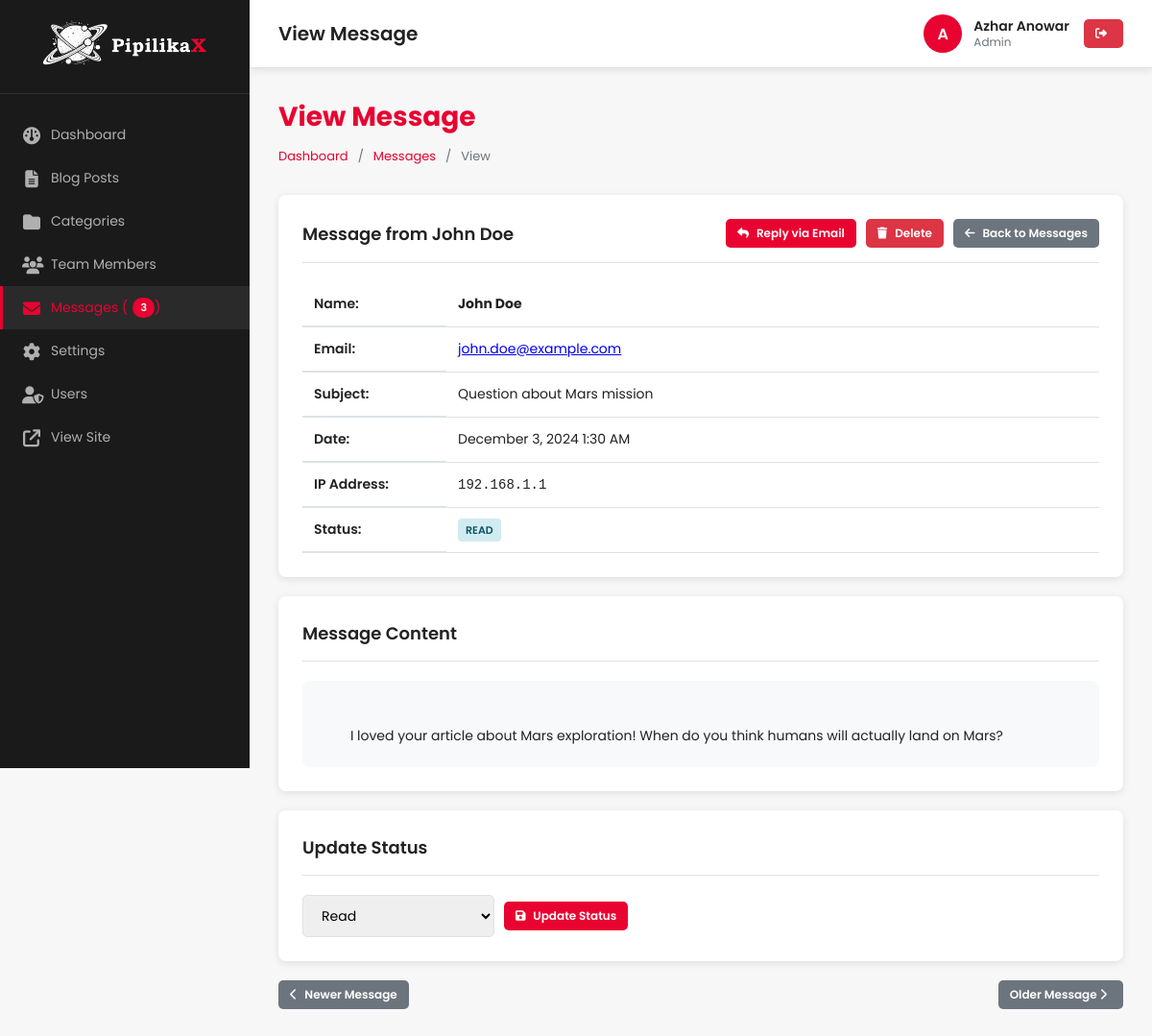
The app's page /admin/messages/view.php?id=1 (signed in), older data.
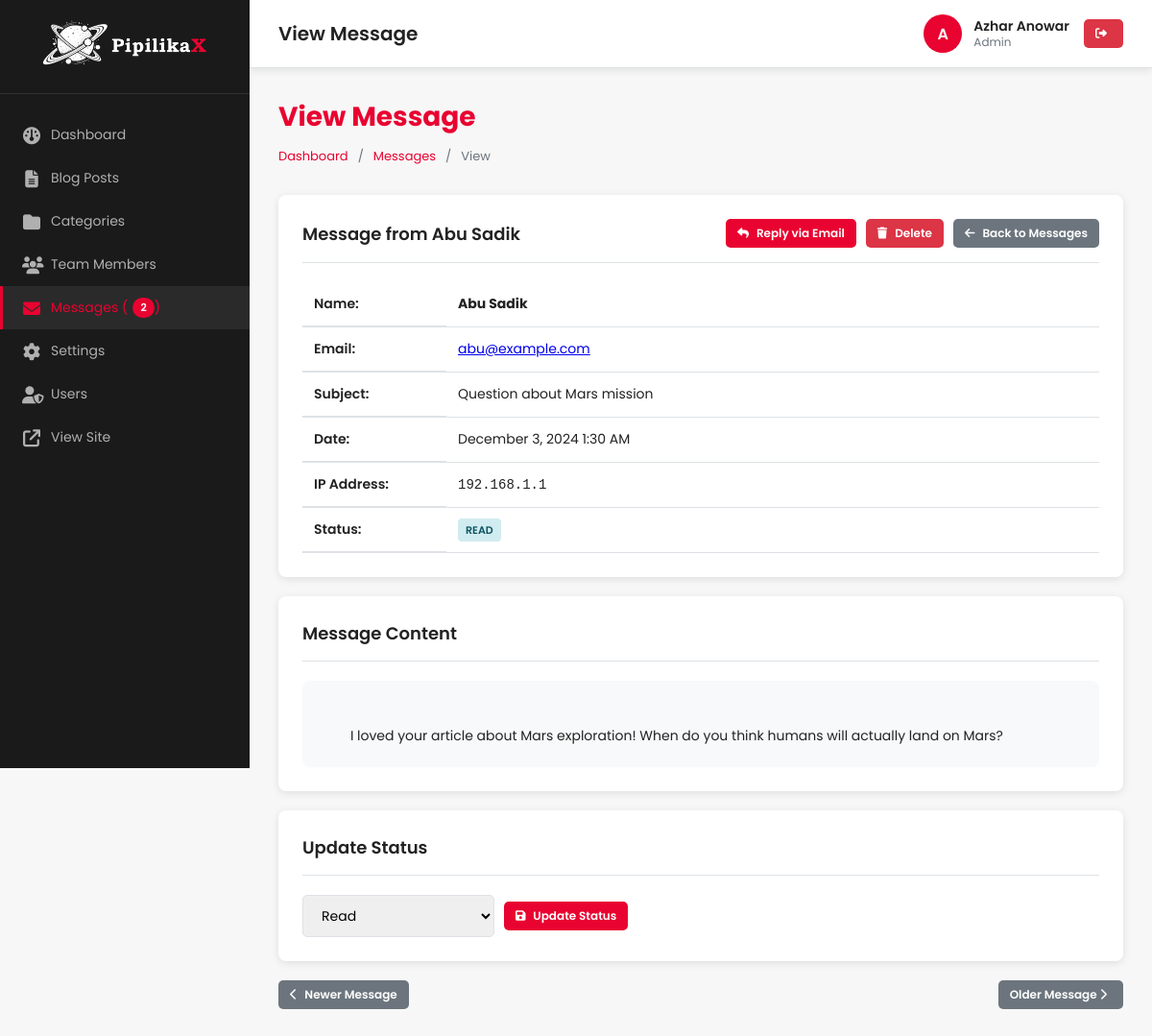
The same page, newer data.
### tables this page shows
CREATE TABLE `contact_messages` (
  `id` int(11) NOT NULL,
  `name` varchar(100) NOT NULL,
  `email` varchar(100) NOT NULL,
  `subject` varchar(255) DEFAULT NULL,
  `message` text NOT NULL,
  `status` enum('new','read','replied','archived') DEFAULT 'new',
  `ip_address` varchar(45) DEFAULT NULL,
  `user_agent` varchar(255) DEFAULT NULL,
  `created_at` timestamp NOT NULL DEFAULT current_timestamp(),
  `read_at` timestamp NULL DEFAULT NULL,
  `replied_at` timestamp NULL DEFAULT NULL
);

### admin/includes/auth-check.php (called while the page is built, shortened)
<?php
$current_user = [
    'id' => $_SESSION['user_id'],
    'username' => $_SESSION['username'],
    'full_name' => $_SESSION['full_name'],
    'role' => $_SESSION['user_role']
];

### includes/functions.php (called while the page is built, shortened)
<?php
function generateCSRFToken()
{
    return $_SESSION['csrf_token'];
}
function formatDate($date, $format = 'F j, Y')
{
    return date($format, strtotime($date));
}

### admin/messages/view.php (the view, shortened to what the changed rows need)
<?php
require_once __DIR__ . '/../includes/header.php';
$message_id = $_GET['id'] ?? null;
$stmt = $pdo->prepare("SELECT * FROM contact_messages WHERE id = ?");
$stmt->execute([$message_id]);
$message = $stmt->fetch();
$csrf_token = generateCSRFToken();
?>
<div class="page-header">
    <h2>View Message</h2>
</div>
<div class="card">
    <div class="card-header">
        <h3>Message from <?php echo htmlspecialchars($message['name']); ?></h3>
        <div style="display: flex; gap: 10px;">
            <a href="mailto:<?php echo htmlspecialchars($message['email']); ?>?subject=Re: <?php echo urlencode($message['subject'] ?: 'Your Message'); ?>"
                class="btn btn-primary btn-sm">
            </a>
            <a href="?id=<?php echo $message_id; ?>&delete=1&token=<?php echo $csrf_token; ?>"
                class="btn btn-danger btn-sm"
                onclick="return confirm('Are you sure you want to delete this message? This cannot be undone.');">
            </a>
            <a href="<?php echo ADMIN_URL; ?>/messages/index.php" class="btn btn-secondary btn-sm">
            </a>
        </div>
    </div>
    <table class="table" style="margin-bottom: 0;">
        <tr>
            <th style="width: 150px;">Name:</th>
            <td><strong><?php echo htmlspecialchars($message['name']); ?></strong></td>
        </tr>
        <tr>
            <th>Email:</th>
            <td>
                <a href="mailto:<?php echo htmlspecialchars($message['email']); ?>">
                    <?php echo htmlspecialchars($message['email']); ?>
                </a>
            </td>
        </tr>
        <tr>
            <th>Subject:</th>
            <td><?php echo htmlspecialchars($message['subject'] ?: 'No subject'); ?></td>
        </tr>
        <tr>
            <th>Date:</th>
            <td><?php echo formatDate($message['created_at'], 'F j, Y g:i A'); ?></td>
        </tr>
        <tr>
            <th>IP Address:</th>
            <td><code><?php echo htmlspecialchars($message['ip_address']); ?></code></td>
        </tr>
        <tr>
            <th>Status:</th>
            <td>
                <?php
                $badge_class = [
                    'new' => 'badge-success',
                    'read' => 'badge-info',
                    'replied' => 'badge-warning',
                    'archived' => 'badge-danger'
                ][$message['status']] ?? 'badge-info';
                ?>
                <span class="badge <?php echo $badge_class; ?>">
                    <?php echo ucfirst($message['status']); ?>
                </span>
            </td>
        </tr>
    </table>
</div>
<div class="card">
    <div class="card-header">
        <h3>Message Content</h3>
    </div>
    <div style="background: #f8f9fa; padding: 20px; border-radius: 8px; line-height: 1.8; white-space: pre-wrap;">
        <?php echo htmlspecialchars($message['message']); ?>
    </div>
</div>
<div class="card">
    <form method="POST" action="" style="display: flex; gap: 10px; align-items: center;">
        <select name="status" class="form-control" style="width: 200px;">
            <option value="read" <?php echo $message['status'] == 'read' ? 'selected' : ''; ?>>Read</option>
        </select>
        <button type="submit" name="update_status" class="btn btn-primary btn-sm">
            <i class="fas fa-save"></i> Update Status
        </button>
    </form>
</div>
<?php require_once __DIR__ . '/../includes/footer.php'; ?>

### admin/includes/sidebar.php (shortened to what the changed rows need)
<?php
$current_dir = basename(dirname($_SERVER['PHP_SELF']));
$user_role = $current_user['role'];
$unread_messages_count = 0;
if (in_array($user_role, ['admin', 'editor'])) {
    $stmt = $pdo->query("SELECT COUNT(*) FROM contact_messages WHERE status = 'new'");
    $unread_messages_count = $stmt->fetchColumn();
}
?>
<aside class="admin-sidebar">
    <nav>
        <ul>
            <?php if (in_array($user_role, ['admin', 'editor'])): ?>
                <li>
                    <a href="<?php echo ADMIN_URL; ?>/messages/index.php"
                        class="<?php echo $current_dir == 'messages' ? 'active' : ''; ?>">
                        <i class="fas fa-envelope"></i> Messages<?php if ($unread_messages_count > 0): ?> (<span
                                class="sidebar-badge"><?php echo $unread_messages_count; ?></span>)<?php endif; ?>
                    </a>
                </li>
            <?php endif; ?>
        </ul>
    </nav>
</aside>

Row changes from the older to the newer data that the page shows:
changed contact_messages "Question about Mars mission": name "John Doe" → "Abu Sadik"; email "john.doe@example.com" → "abu@example.com"
Text that changed along with them:
$unread_messages_count: "3" → "2"
